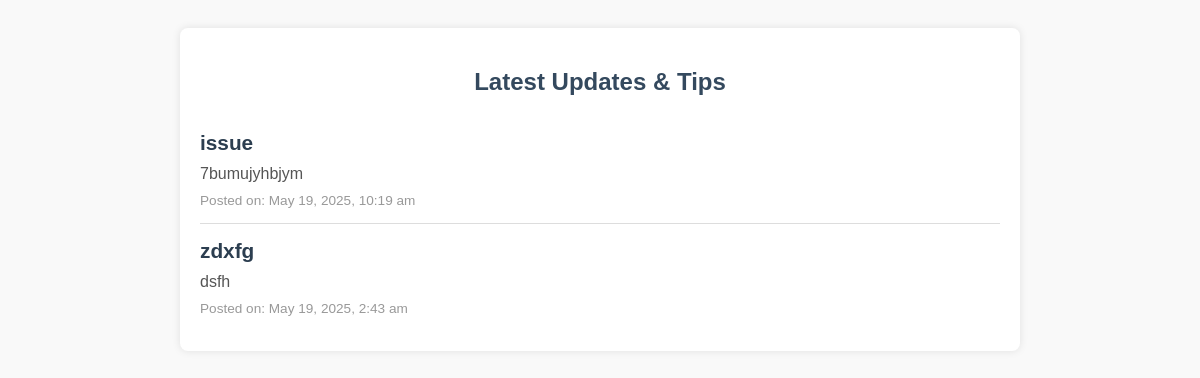
The app's page /agro_farm/tips.php (signed in) with its own data.
### tables this page shows
CREATE TABLE `content` (
  `id` int(11) NOT NULL,
  `title` varchar(255) NOT NULL,
  `body` text NOT NULL,
  `created_at` datetime NOT NULL DEFAULT current_timestamp()
);

### agro_farm/tips.php (the view, shortened to what this page needs)
<?php
require_once 'db.php';
$sql = "SELECT title, body, created_at FROM content ORDER BY created_at DESC LIMIT 10";
$result = $conn->query($sql);
?>
<!DOCTYPE html>
<html lang="en">
<head>
</head>
<body>
    <div class="content-section">
        <h2>Latest Updates & Tips</h2>
        <?php if ($result && $result->num_rows > 0): ?>
            <?php while ($row = $result->fetch_assoc()): ?>
                <div class="content-item">
                    <div class="content-title"><?= htmlspecialchars($row['title']) ?></div>
                    <div class="content-body"><?= nl2br(htmlspecialchars($row['body'])) ?></div>
                    <div class="content-date">Posted on: <?= date("F j, Y, g:i a", strtotime($row['created_at'])) ?></div>
                </div>
            <?php endwhile; ?>
        <?php else: ?>
            <p>No updates available at the moment. Please check back later.</p>
        <?php endif; ?>
    </div>
</body>
</html>

### agro_farm/tips.php (style rules this page uses)
body { font-family: Arial, sans-serif; padding: 20px; background-color: #f9f9f9; }
.content-section { max-width: 800px; margin: 0 auto; background: #fff; border-radius: 8px; box-shadow: 0 0 8px rgba(0, 0, 0, 0.1); padding: 20px; }
.content-item { border-bottom: 1px solid #ddd; padding: 15px 0; }
.content-item:last-child { border-bottom: none; }
.content-title { font-weight: bold; font-size: 1.3rem; color: #2c3e50; }
.content-body { margin: 10px 0; color: #555; }
.content-date { font-size: 0.85rem; color: #999; }
h2 { text-align: center; color: #34495e; }

### records on screen
content: title "issue", body "7bumujyhbjym", created_at "May 19, 2025, 10:19 am"
content: title "zdxfg", body "dsfh", created_at "May 19, 2025, 2:43 am"
